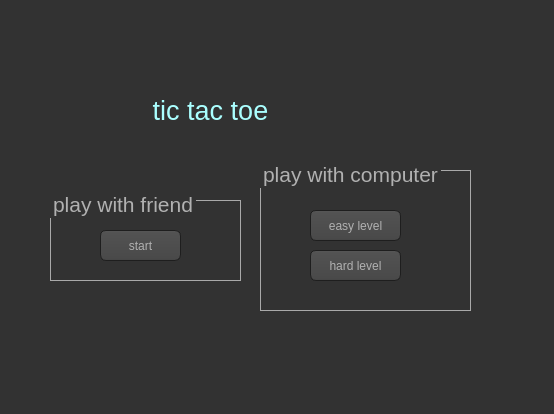
<?xml version="1.0" encoding="UTF-8"?>
<ui version="4.0">
 <class>MainWindow</class>
 <widget class="QMainWindow" name="MainWindow">
  <property name="geometry">
   <rect>
    <x>0</x>
    <y>0</y>
    <width>554</width>
    <height>414</height>
   </rect>
  </property>
  <property name="windowTitle">
   <string>tic tac toe</string>
  </property>
  <property name="windowIcon">
   <iconset>
    <normaloff>photo/tic-tac-toe.png</normaloff>photo/tic-tac-toe.png</iconset>
  </property>
  <property name="styleSheet">
   <string notr="true">QToolTip
{
     border: 1px solid black;
     background-color: #ffa02f;
     padding: 1px;
     border-radius: 3px;
     opacity: 100;
}

QWidget
{
    color: #b1b1b1;
    background-color: #323232;
}

QTreeView, QListView
{
    background-color: silver;
    margin-left: 5px;
}

QWidget:item:hover
{
    background-color: QLinearGradient( x1: 0, y1: 0, x2: 0, y2: 1, stop: 0 #ffa02f, stop: 1 #ca0619);
    color: #000000;
}

QWidget:item:selected
{
    background-color: QLinearGradient( x1: 0, y1: 0, x2: 0, y2: 1, stop: 0 #ffa02f, stop: 1 #d7801a);
}

QMenuBar::item
{
    background: transparent;
}

QMenuBar::item:selected
{
    background: transparent;
    border: 1px solid #ffaa00;
}

QMenuBar::item:pressed
{
    background: #444;
    border: 1px solid #000;
    background-color: QLinearGradient(
        x1:0, y1:0,
        x2:0, y2:1,
        stop:1 #212121,
        stop:0.4 #343434/*,
        stop:0.2 #343434,
        stop:0.1 #ffaa00*/
    );
    margin-bottom:-1px;
    padding-bottom:1px;
}

QMenu
{
    border: 1px solid #000;
}

QMenu::item
{
    padding: 2px 20px 2px 20px;
}

QMenu::item:selected
{
    color: #000000;
}

QWidget:disabled
{
    color: #808080;
    background-color: #323232;
}

QAbstractItemView
{
    background-color: QLinearGradient( x1: 0, y1: 0, x2: 0, y2: 1, stop: 0 #4d4d4d, stop: 0.1 #646464, stop: 1 #5d5d5d);
}

QWidget:focus
{
    /*border: 1px solid darkgray;*/
}

QLineEdit
{
    background-color: QLinearGradient( x1: 0, y1: 0, x2: 0, y2: 1, stop: 0 #4d4d4d, stop: 0 #646464, stop: 1 #5d5d5d);
    padding: 1px;
    border-style: solid;
    border: 1px solid #1e1e1e;
    border-radius: 5;
}

QPushButton
{
    color: #b1b1b1;
    background-color: QLinearGradient( x1: 0, y1: 0, x2: 0, y2: 1, stop: 0 #565656, stop: 0.1 #525252, stop: 0.5 #4e4e4e, stop: 0.9 #4a4a4a, stop: 1 #464646);
    border-width: 1px;
    border-color: #1e1e1e;
    border-style: solid;
    border-radius: 6;
    padding: 3px;
    font-size: 12px;
    padding-left: 5px;
    padding-right: 5px;
    min-width: 40px;
}

QPushButton:pressed
{
    background-color: QLinearGradient( x1: 0, y1: 0, x2: 0, y2: 1, stop: 0 #2d2d2d, stop: 0.1 #2b2b2b, stop: 0.5 #292929, stop: 0.9 #282828, stop: 1 #252525);
}

QComboBox
{
    selection-background-color: #ffaa00;
    background-color: QLinearGradient( x1: 0, y1: 0, x2: 0, y2: 1, stop: 0 #565656, stop: 0.1 #525252, stop: 0.5 #4e4e4e, stop: 0.9 #4a4a4a, stop: 1 #464646);
    border-style: solid;
    border: 1px solid #1e1e1e;
    border-radius: 5;
}

QComboBox:hover,QPushButton:hover
{
    border: 2px solid QLinearGradient( x1: 0, y1: 0, x2: 0, y2: 1, stop: 0 #ffa02f, stop: 1 #d7801a);
}


QComboBox:on
{
    padding-top: 3px;
    padding-left: 4px;
    background-color: QLinearGradient( x1: 0, y1: 0, x2: 0, y2: 1, stop: 0 #2d2d2d, stop: 0.1 #2b2b2b, stop: 0.5 #292929, stop: 0.9 #282828, stop: 1 #252525);
    selection-background-color: #ffaa00;
}

QComboBox QAbstractItemView
{
    border: 2px solid darkgray;
    selection-background-color: QLinearGradient( x1: 0, y1: 0, x2: 0, y2: 1, stop: 0 #ffa02f, stop: 1 #d7801a);
}

QComboBox::drop-down
{
     subcontrol-origin: padding;
     subcontrol-position: top right;
     width: 15px;

     border-left-width: 0px;
     border-left-color: darkgray;
     border-left-style: solid; /* just a single line */
     border-top-right-radius: 3px; /* same radius as the QComboBox */
     border-bottom-right-radius: 3px;
 }

QComboBox::down-arrow
{
     image: url(:/dark_orange/img/down_arrow.png);
}

QGroupBox
{
    border: 1px solid darkgray;
    margin-top: 10px;
}

QGroupBox:focus
{
    border: 1px solid darkgray;
}

QTextEdit:focus
{
    border: 1px solid darkgray;
}

QScrollBar:horizontal {
     border: 1px solid #222222;
     background: QLinearGradient( x1: 0, y1: 0, x2: 0, y2: 1, stop: 0.0 #121212, stop: 0.2 #282828, stop: 1 #484848);
     height: 7px;
     margin: 0px 16px 0 16px;
}

QScrollBar::handle:horizontal
{
      background: QLinearGradient( x1: 0, y1: 0, x2: 1, y2: 0, stop: 0 #ffa02f, stop: 0.5 #d7801a, stop: 1 #ffa02f);
      min-height: 20px;
      border-radius: 2px;
}

QScrollBar::add-line:horizontal {
      border: 1px solid #1b1b19;
      border-radius: 2px;
      background: QLinearGradient( x1: 0, y1: 0, x2: 1, y2: 0, stop: 0 #ffa02f, stop: 1 #d7801a);
      width: 14px;
      subcontrol-position: right;
      subcontrol-origin: margin;
}

QScrollBar::sub-line:horizontal {
      border: 1px solid #1b1b19;
      border-radius: 2px;
      background: QLinearGradient( x1: 0, y1: 0, x2: 1, y2: 0, stop: 0 #ffa02f, stop: 1 #d7801a);
      width: 14px;
     subcontrol-position: left;
     subcontrol-origin: margin;
}

QScrollBar::right-arrow:horizontal, QScrollBar::left-arrow:horizontal
{
      border: 1px solid black;
      width: 1px;
      height: 1px;
      background: white;
}

QScrollBar::add-page:horizontal, QScrollBar::sub-page:horizontal
{
      background: none;
}

QScrollBar:vertical
{
      background: QLinearGradient( x1: 0, y1: 0, x2: 1, y2: 0, stop: 0.0 #121212, stop: 0.2 #282828, stop: 1 #484848);
      width: 7px;
      margin: 16px 0 16px 0;
      border: 1px solid #222222;
}

QScrollBar::handle:vertical
{
      background: QLinearGradient( x1: 0, y1: 0, x2: 0, y2: 1, stop: 0 #ffa02f, stop: 0.5 #d7801a, stop: 1 #ffa02f);
      min-height: 20px;
      border-radius: 2px;
}

QScrollBar::add-line:vertical
{
      border: 1px solid #1b1b19;
      border-radius: 2px;
      background: QLinearGradient( x1: 0, y1: 0, x2: 0, y2: 1, stop: 0 #ffa02f, stop: 1 #d7801a);
      height: 14px;
      subcontrol-position: bottom;
      subcontrol-origin: margin;
}

QScrollBar::sub-line:vertical
{
      border: 1px solid #1b1b19;
      border-radius: 2px;
      background: QLinearGradient( x1: 0, y1: 0, x2: 0, y2: 1, stop: 0 #d7801a, stop: 1 #ffa02f);
      height: 14px;
      subcontrol-position: top;
      subcontrol-origin: margin;
}

QScrollBar::up-arrow:vertical, QScrollBar::down-arrow:vertical
{
      border: 1px solid black;
      width: 1px;
      height: 1px;
      background: white;
}


QScrollBar::add-page:vertical, QScrollBar::sub-page:vertical
{
      background: none;
}

QTextEdit
{
    background-color: #242424;
}

QPlainTextEdit
{
    background-color: #242424;
}

QHeaderView::section
{
    background-color: QLinearGradient(x1:0, y1:0, x2:0, y2:1, stop:0 #616161, stop: 0.5 #505050, stop: 0.6 #434343, stop:1 #656565);
    color: white;
    padding-left: 4px;
    border: 1px solid #6c6c6c;
}

QCheckBox:disabled
{
color: #414141;
}

QDockWidget::title
{
    text-align: center;
    spacing: 3px; /* spacing between items in the tool bar */
    background-color: QLinearGradient(x1:0, y1:0, x2:0, y2:1, stop:0 #323232, stop: 0.5 #242424, stop:1 #323232);
}

QDockWidget::close-button, QDockWidget::float-button
{
    text-align: center;
    spacing: 1px; /* spacing between items in the tool bar */
    background-color: QLinearGradient(x1:0, y1:0, x2:0, y2:1, stop:0 #323232, stop: 0.5 #242424, stop:1 #323232);
}

QDockWidget::close-button:hover, QDockWidget::float-button:hover
{
    background: #242424;
}

QDockWidget::close-button:pressed, QDockWidget::float-button:pressed
{
    padding: 1px -1px -1px 1px;
}

QMainWindow::separator
{
    background-color: QLinearGradient(x1:0, y1:0, x2:0, y2:1, stop:0 #161616, stop: 0.5 #151515, stop: 0.6 #212121, stop:1 #343434);
    color: white;
    padding-left: 4px;
    border: 1px solid #4c4c4c;
    spacing: 3px; /* spacing between items in the tool bar */
}

QMainWindow::separator:hover
{

    background-color: QLinearGradient(x1:0, y1:0, x2:0, y2:1, stop:0 #d7801a, stop:0.5 #b56c17 stop:1 #ffa02f);
    color: white;
    padding-left: 4px;
    border: 1px solid #6c6c6c;
    spacing: 3px; /* spacing between items in the tool bar */
}

QToolBar::handle
{
     spacing: 3px; /* spacing between items in the tool bar */
     background: url(:/dark_orange/img/handle.png);
}

QMenu::separator
{
    height: 2px;
    background-color: QLinearGradient(x1:0, y1:0, x2:0, y2:1, stop:0 #161616, stop: 0.5 #151515, stop: 0.6 #212121, stop:1 #343434);
    color: white;
    padding-left: 4px;
    margin-left: 10px;
    margin-right: 5px;
}

QProgressBar
{
    border: 2px solid grey;
    border-radius: 5px;
    text-align: center;
}

QProgressBar::chunk
{
    background-color: #d7801a;
    width: 2.15px;
    margin: 0.5px;
}

QTabBar::tab {
    color: #b1b1b1;
    border: 1px solid #444;
    border-bottom-style: none;
    background-color: #323232;
    padding-left: 10px;
    padding-right: 10px;
    padding-top: 3px;
    padding-bottom: 2px;
    margin-right: -1px;
}

QTabWidget::pane {
    border: 1px solid #444;
    top: 1px;
}

QTabBar::tab:last
{
    margin-right: 0; /* the last selected tab has nothing to overlap with on the right */
    border-top-right-radius: 3px;
}

QTabBar::tab:first:!selected
{
 margin-left: 0px; /* the last selected tab has nothing to overlap with on the right */


    border-top-left-radius: 3px;
}

QTabBar::tab:!selected
{
    color: #b1b1b1;
    border-bottom-style: solid;
    margin-top: 3px;
    background-color: QLinearGradient(x1:0, y1:0, x2:0, y2:1, stop:1 #212121, stop:.4 #343434);
}

QTabBar::tab:selected
{
    border-top-left-radius: 3px;
    border-top-right-radius: 3px;
    margin-bottom: 0px;
}

QTabBar::tab:!selected:hover
{
    /*border-top: 2px solid #ffaa00;
    padding-bottom: 3px;*/
    border-top-left-radius: 3px;
    border-top-right-radius: 3px;
    background-color: QLinearGradient(x1:0, y1:0, x2:0, y2:1, stop:1 #212121, stop:0.4 #343434, stop:0.2 #343434, stop:0.1 #ffaa00);
}

QRadioButton::indicator:checked, QRadioButton::indicator:unchecked{
    color: #b1b1b1;
    background-color: #323232;
    border: 1px solid #b1b1b1;
    border-radius: 6px;
}

QRadioButton::indicator:checked
{
    background-color: qradialgradient(
        cx: 0.5, cy: 0.5,
        fx: 0.5, fy: 0.5,
        radius: 1.0,
        stop: 0.25 #ffaa00,
        stop: 0.3 #323232
    );
}

QCheckBox::indicator{
    color: #b1b1b1;
    background-color: #323232;
    border: 1px solid #b1b1b1;
    width: 9px;
    height: 9px;
}

QRadioButton::indicator
{
    border-radius: 6px;
}

QRadioButton::indicator:hover, QCheckBox::indicator:hover
{
    border: 1px solid #ffaa00;
}

QCheckBox::indicator:checked
{
    image:url(:/dark_orange/img/checkbox.png);
}

QCheckBox::indicator:disabled, QRadioButton::indicator:disabled
{
    border: 1px solid #444;
}


QSlider::groove:horizontal {
    border: 1px solid #3A3939;
    height: 8px;
    background: #201F1F;
    margin: 2px 0;
    border-radius: 2px;
}

QSlider::handle:horizontal {
    background: QLinearGradient( x1: 0, y1: 0, x2: 0, y2: 1,
      stop: 0.0 silver, stop: 0.2 #a8a8a8, stop: 1 #727272);
    border: 1px solid #3A3939;
    width: 14px;
    height: 14px;
    margin: -4px 0;
    border-radius: 2px;
}

QSlider::groove:vertical {
    border: 1px solid #3A3939;
    width: 8px;
    background: #201F1F;
    margin: 0 0px;
    border-radius: 2px;
}

QSlider::handle:vertical {
    background: QLinearGradient( x1: 0, y1: 0, x2: 0, y2: 1, stop: 0.0 silver,
      stop: 0.2 #a8a8a8, stop: 1 #727272);
    border: 1px solid #3A3939;
    width: 14px;
    height: 14px;
    margin: 0 -4px;
    border-radius: 2px;
}

QAbstractSpinBox {
    padding-top: 2px;
    padding-bottom: 2px;
    border: 1px solid darkgray;

    border-radius: 2px;
    min-width: 50px;
}

</string>
  </property>
  <widget class="QWidget" name="centralwidget">
   <widget class="QGroupBox" name="groupBox">
    <property name="geometry">
     <rect>
      <x>50</x>
      <y>190</y>
      <width>191</width>
      <height>91</height>
     </rect>
    </property>
    <property name="font">
     <font>
      <pointsize>16</pointsize>
     </font>
    </property>
    <property name="title">
     <string>play with friend</string>
    </property>
    <widget class="QPushButton" name="pushButton">
     <property name="geometry">
      <rect>
       <x>50</x>
       <y>40</y>
       <width>81</width>
       <height>31</height>
      </rect>
     </property>
     <property name="font">
      <font>
       <pointsize>-1</pointsize>
      </font>
     </property>
     <property name="text">
      <string>start</string>
     </property>
    </widget>
   </widget>
   <widget class="QGroupBox" name="groupBox_2">
    <property name="geometry">
     <rect>
      <x>260</x>
      <y>160</y>
      <width>211</width>
      <height>151</height>
     </rect>
    </property>
    <property name="font">
     <font>
      <pointsize>16</pointsize>
     </font>
    </property>
    <property name="title">
     <string>play with computer</string>
    </property>
    <widget class="QPushButton" name="pushButton_2">
     <property name="geometry">
      <rect>
       <x>50</x>
       <y>50</y>
       <width>91</width>
       <height>31</height>
      </rect>
     </property>
     <property name="text">
      <string>easy level</string>
     </property>
    </widget>
    <widget class="QPushButton" name="pushButton_3">
     <property name="geometry">
      <rect>
       <x>50</x>
       <y>90</y>
       <width>91</width>
       <height>31</height>
      </rect>
     </property>
     <property name="text">
      <string>hard level</string>
     </property>
    </widget>
   </widget>
   <widget class="QLabel" name="label">
    <property name="geometry">
     <rect>
      <x>100</x>
      <y>80</y>
      <width>221</width>
      <height>61</height>
     </rect>
    </property>
    <property name="font">
     <font>
      <pointsize>20</pointsize>
     </font>
    </property>
    <property name="text">
     <string>&lt;html&gt;&lt;head/&gt;&lt;body&gt;&lt;p align=&quot;center&quot;&gt;&lt;span style=&quot; color:#aaffff;&quot;&gt;tic tac toe&lt;/span&gt;&lt;/p&gt;&lt;/body&gt;&lt;/html&gt;</string>
    </property>
   </widget>
   <widget class="QLabel" name="label_2">
    <property name="geometry">
     <rect>
      <x>290</x>
      <y>80</y>
      <width>91</width>
      <height>71</height>
     </rect>
    </property>
    <property name="text">
     <string/>
    </property>
    <property name="pixmap">
     <pixmap>photo/tic-tac-toe.png</pixmap>
    </property>
   </widget>
  </widget>
  <widget class="QMenuBar" name="menubar">
   <property name="geometry">
    <rect>
     <x>0</x>
     <y>0</y>
     <width>554</width>
     <height>21</height>
    </rect>
   </property>
  </widget>
  <widget class="QStatusBar" name="statusbar"/>
 </widget>
 <resources/>
 <connections/>
</ui>
